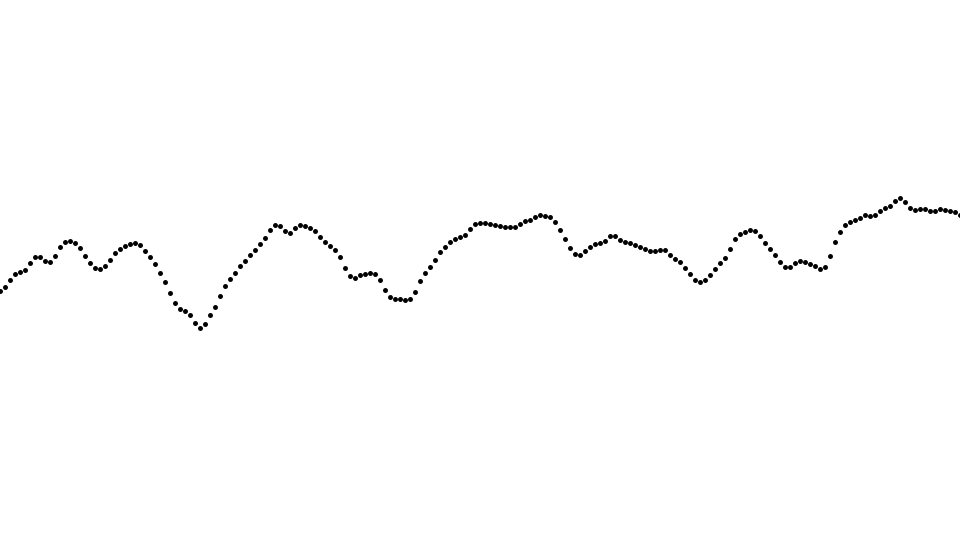
Frame 1 (no input)
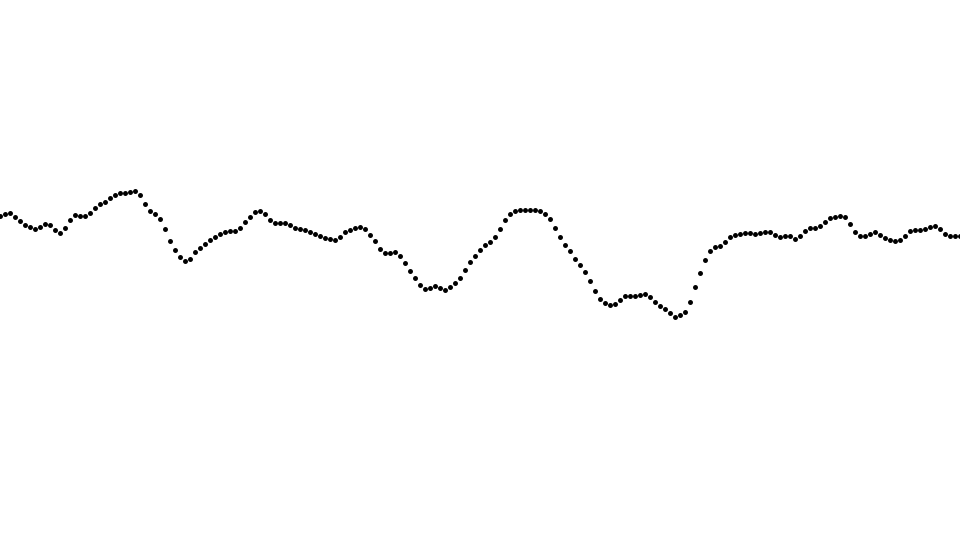
Frame 2 (the mouse pressed at the canvas centre, redrawn once)

The Processing sketch that drew these frames (run headless with seeded random() and noise(); the mouse was pressed at the canvas centre and the sketch redrawn once):

// Processing sketch: sketch05
// ── sketch05.pde
float noise = 0.0;      // noise()に指定する値
float noiseStep = 0.05; // noiseの更新に使う値

void setup() {
  size(960, 540);
  noLoop();
  stroke(0);
  strokeWeight(5);
}

void draw() {
  background(255);

  // 左端から右端まで5px間隔で点を描画する
  for (int x = 0; x <= width; x += 5) {
    // 点のy座標をnoise()で変動させる
    float y = height/2 + noise(noise) * 200 - 100;
    // 点を描画
    point(x, y);
    // noiseを更新
    noise += noiseStep;
  }
}

void mousePressed() {
  redraw();
}
